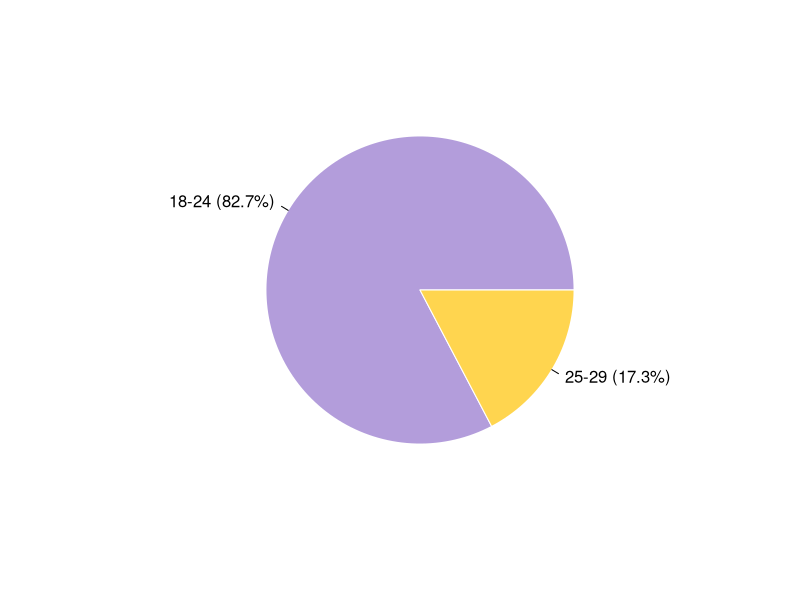

Write R code to recreate this figure.
percentagens <- c(82.7, 17.3)
labels <- c("18-24 (82.7%)", "25-29 (17.3%)")

cores_respostas <- c("#B39DDB", "#FFD54F")

pie(percentagens, 
    labels = labels, 
    col = cores_respostas, 
    border = "white")

